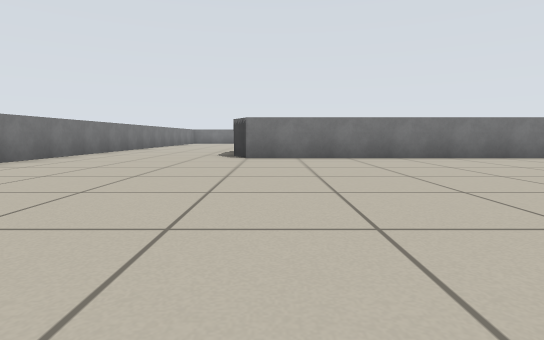
[1] (above)

18 first-person views from a walk through a world built for the Player/Stage simulator. The camera is 0.44 m above the floor, tilts 6° down and sees 80° across. Floor lines are 1 m apart. The floor is counted in squares, 1 m on a side. Each view is taken from the middle of a square. On the plan, view 1 faces up. The plan holds only what a view shows up to about 9 squares ahead; the rest is blank. The robots in the file are not drawn.

[2]
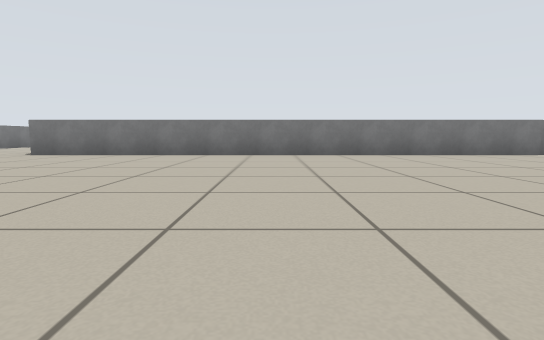

[3]
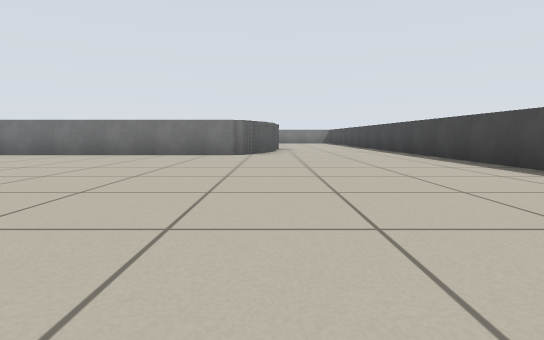

[4]
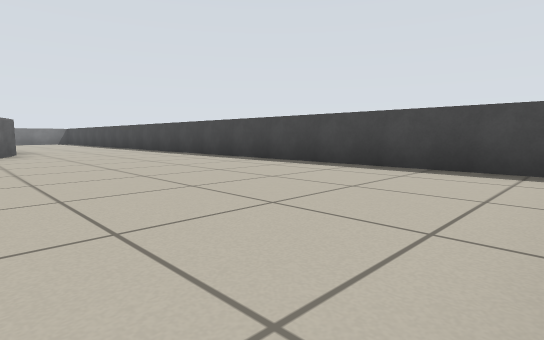

[5]
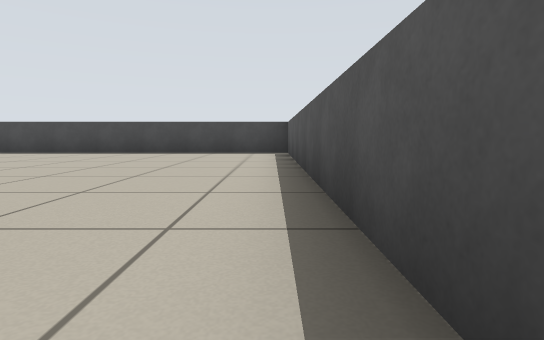

[6]
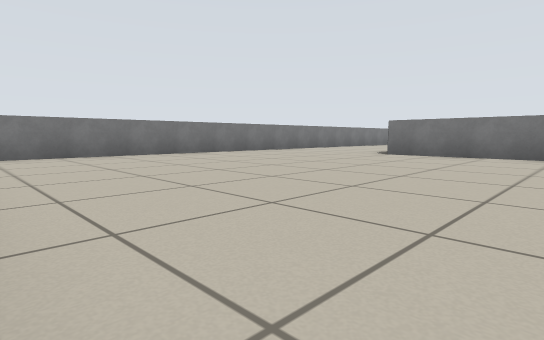

[7]
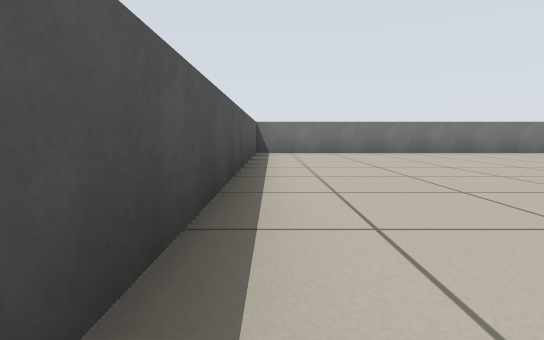

[8]
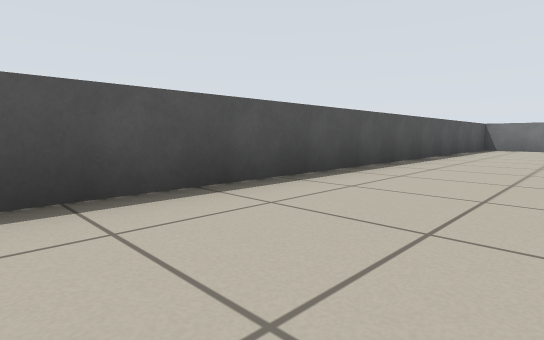

[9]
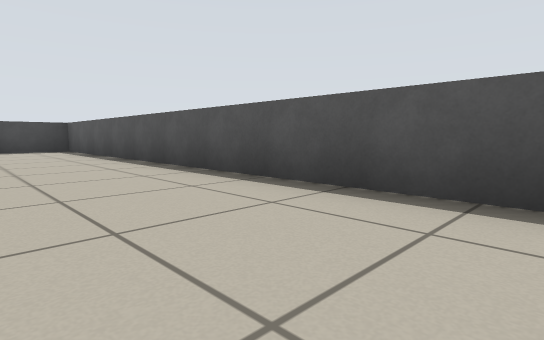

[10]
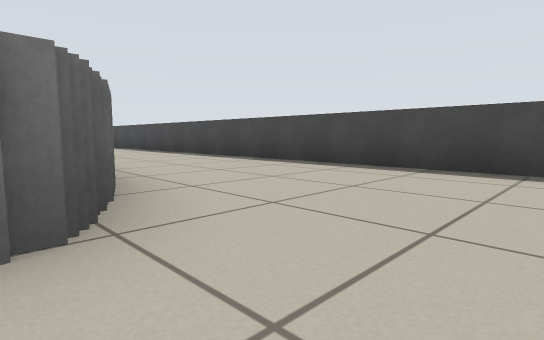

[11]
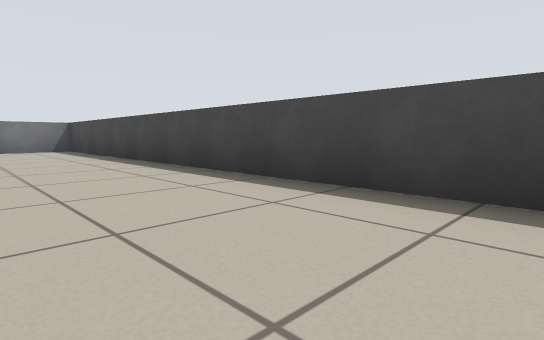

[12]
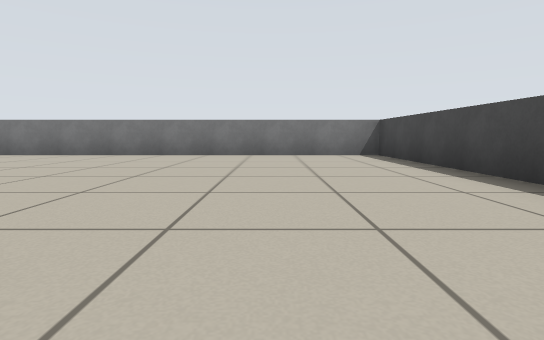

[13]
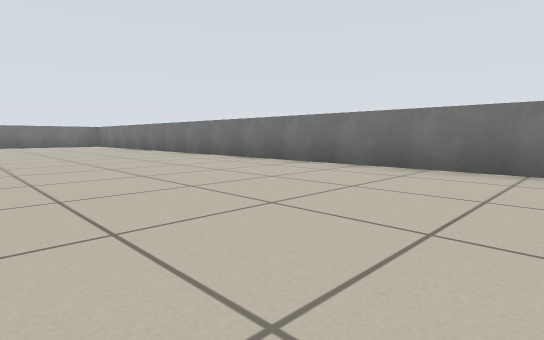

[14]
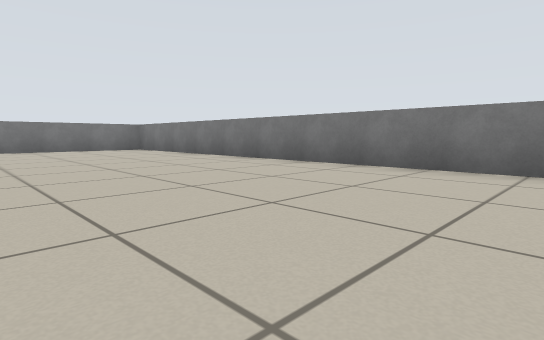

[15]
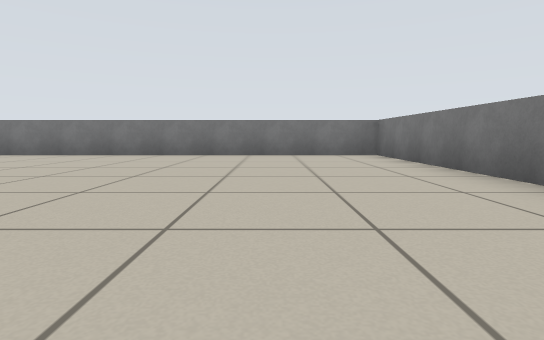

[16]
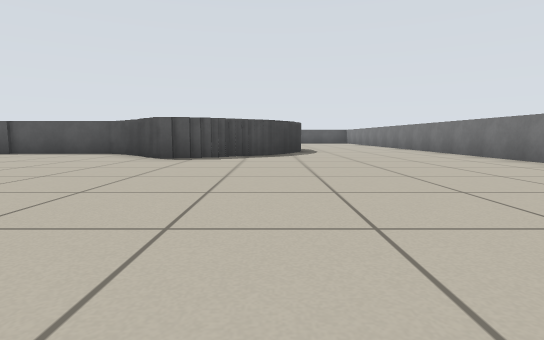

[17]
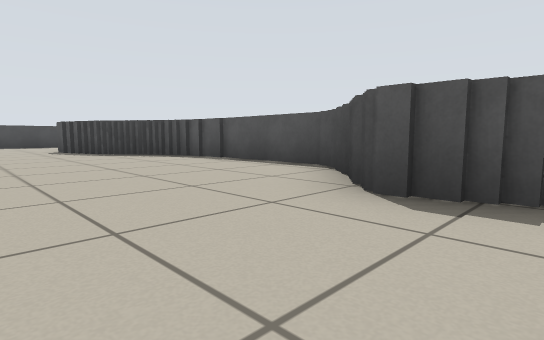

[18]
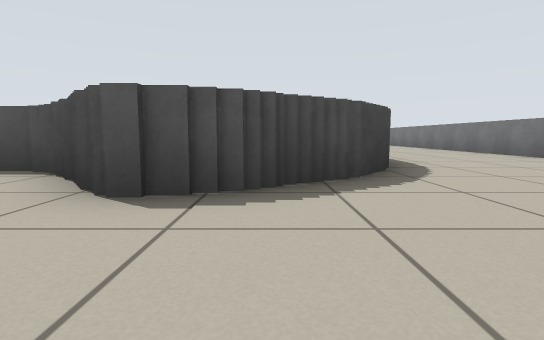

### Floor plan
Ten units are one square. View 1 is at (0, 0); x grows to the right and y downward. Boxes are objects, and circles mark ways between rooms. Rooms are numbered by the first view taken in them; rooms with no view inside come last. Other rooms are left out.
<svg viewBox="-49 -189 208 209">
<path fill="none" stroke="#000" d="M114 -64 -6 -64M-41 14 154 14 154 -65M-44 -55 -44 15M38 -100 71 -100M70 -102 78 -102M14 -116 25 -116M76 -104 81 -104M82 -108 88 -108M10 -115 15 -115M92 -115 98 -115M96 -116 104 -116M102 -119 112 -119M154 -65 154 -184 -44 -184 -44 -55"/>
<circle cx="-30" cy="-63" r="3" fill="#2a7"/>
<circle cx="135" cy="-70" r="3" fill="#2a7"/>
<text x="60" y="-20">1</text>
<text x="50" y="-140">2</text>
</svg>
Room 1 opens to room 2.

Where each view was taken, in squares from view 1:
view 1: 0 up, 0 right, facing up
view 2: 1 down, 5 right, facing up
view 3: 1 down, 12 right, facing up
view 4: 1 down, 11 right, facing up-right
view 5: 1 down, 7 right, facing right
view 6: 1 down, 3 right, facing up-left
view 7: 1 down, 4 right, facing left
view 8: 1 up, 7 right, facing down-left
view 9: 1 up, 5 right, facing down-right
view 10: 5 up, 11 right, facing up-right
view 11: 8 up, 13 right, facing up-right
view 12: 11 up, 13 right, facing up
view 13: 14 up, 10 right, facing up-left
view 14: 14 up, 6 right, facing up-left
view 15: 16 up, 3 right, facing left
view 16: 18 up, 0 right, facing down
view 17: 14 up, 1 right, facing down-right
view 18: 14 up, 1 right, facing down
